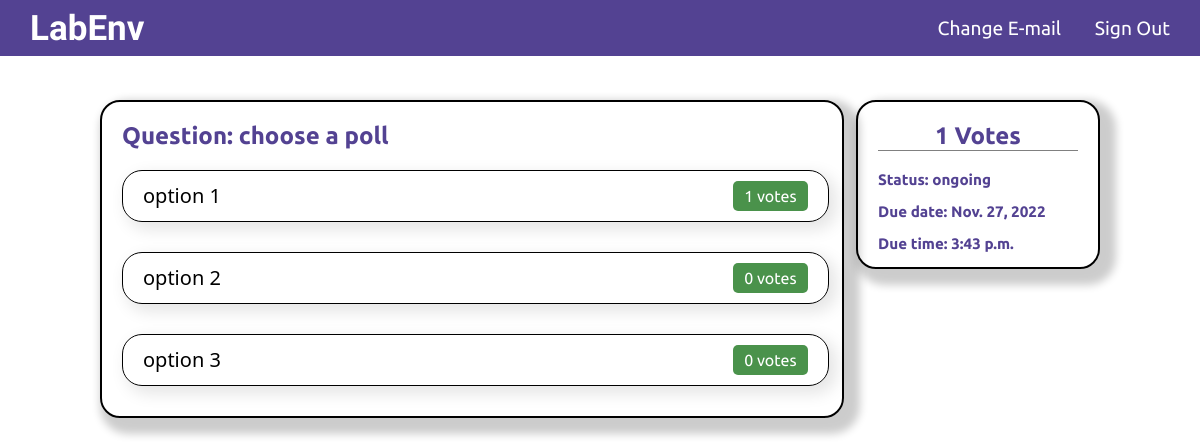
Page /lab/question/53 (signed in) on the committed database.
### lab/models.py (models this page shows)
class Poll(models.Model):
    assignment_in = models.OneToOneField(Assignment,on_delete=models.CASCADE,default=False)
    question = models.TextField(max_length=500)
    option_one = models.CharField(max_length=30,blank=True)
    option_two = models.CharField(max_length=30,blank=True)
    option_three = models.CharField(max_length=30,blank=True)
    option_four = models.CharField(max_length=30,blank=True)
    option_five = models.CharField(max_length=30,blank=True)
    option_one_count = models.IntegerField(default=-1)
    option_two_count = models.IntegerField(default=-1)
    option_three_count = models.IntegerField(default=-1)
    option_four_count = models.IntegerField(default=-1)
    option_five_count = models.IntegerField(default=-1)

class Assignment(models.Model):
    class_in = models.ForeignKey(ClassRoom,on_delete=models.CASCADE)
    type = models.CharField(max_length=100,default="Question")
    created = models.DateTimeField(auto_now_add=True)
    updated = models.DateTimeField(auto_now=True)
    due_date = models.DateField(blank=True)
    due_time = models.TimeField(default=False,blank=True)
    status = models.CharField(default='ongoing',max_length=20)
    question = models.TextField(max_length=500)
    class Meta:
        ordering = ['-created']

### lab/views.py (the view, shortened to what this page needs)
# urls.py: path('question/<str:pk>', views.question, name='question'),
@login_required(login_url='/accounts/login')
def question(request,pk):
    assignment = Assignment.objects.get(id=pk)
    answers = assignment.answer_set.all()
    can_edit_marks = True if request.user == assignment.class_in.host else False
    poll=None
    voters=[]
    code = ""
    marks = 0
    if assignment.type == 'poll':
        poll = assignment.poll
        voters = poll.voter_set.all()
    form = add_answer_form()
    vote_list = []
    for voter in voters:
        vote_list.append(voter.voter)
    return render(request, 'lab/question.html',{'assignment':assignment,'form':form,'answers':answers,'poll':poll,"voters":vote_list,"voters_":voters})

### templates/lab/question.html (shortened to what this page needs)
{% extends "account/base.html" %}
{% load static %}
{% block content %}
<div class='answers'>
    <div class='answer_div'>
        {% if assignment.type|lower == "poll"|lower %}
        <div class="answer_area">
            <h2 class='heading'>Question: {{ poll.question }}</h2>
                {% if user not in voters and assignment.status|lower == "ongoing"|lower and user != assignment.class_in.host %}
                    <form method="post" action="{% url 'vote' pk=poll.id %}" class="loginform">
                        {% csrf_token %}
                        {% if poll.option_one %}
                            <div class="vote">
                                <input type="radio" name="poll" value="option1">
                                <label class="poll_label">
                                    {{ poll.option_one }}
                                </label>
                            </div>
                        {% endif %}
                        {% if poll.option_two %}
                            <div class="vote">
                                <input type="radio" name="poll" value="option2">
                                <label class="poll_label">
                                    {{ poll.option_two }}
                                </label>
                            </div>
                        {% endif %}
                        {% if poll.option_three %}
                            <div class="vote">
                                <input type="radio" name="poll" value="option3">
                                <label class="poll_label">
                                    {{ poll.option_three }}
                                </label>
                            </div>
                        {% endif %}
                        {% if poll.option_four %}
                            <div class="vote">
                                <input type="radio" name="poll" value="option4">
                                <label class="poll_label">
                                    {{ poll.option_four }}
                                </label>
                            </div>
                        {% endif %}
                        {% if poll.option_five %}
                            <div class="vote">
                                <input type="radio" name="poll" value="option5">
                                <label class="poll_label">
                                    {{ poll.option_five }}
                                </label>
                            </div>
                        {% endif %}
                        <button type='submit' ><span>Vote</span></button>
                    </form>
                {% else %}
                    <div class="votes">
                        {% if poll.option_one %}
                            <div class="vote">
                                <label class="poll_label">
                                    {{ poll.option_one }}
                                </label>
                                <p>
                                    {{poll.option_one_count}} votes
                                </p>
                            </div>
                        {% endif %}
                        {% if poll.option_two %}
                            <div class="vote">
                                <label class="poll_label">
                                    {{ poll.option_two }}
                                </label>
                                <p>
                                    {{poll.option_two_count}} votes
                                </p>
                            </div>
                        {% endif %}
                        {% if poll.option_three %}
                            <div class="vote">
                                <label class="poll_label">
                                    {{ poll.option_three }}
                                </label>
                                <p>
                                    {{poll.option_three_count}} votes
                                </p>
                            </div>
                        {% endif %}
                    </div>
                {% endif %}
            </div>
        {% endif %}
        {% if assignment.type|lower == "poll"|lower %}
        <div class='answer_desc'>
            <h2 class='heading'>{{voters_.count}} Votes</h2>
            <div>
                <h3>Status: {{ assignment.status }}</h3>
                <h3>Due date: {{ assignment.due_date }}</h3>
                <h3>Due time: {{ assignment.due_time }}</h3>
            </div>
        </div>
        {% endif %}
    </div>
</div>
{% endblock %}

### assets/accounts/styles.css (style rules this page uses)
body { margin: 0; margin-top: 55px; background-color: white; font-family: 'Ubuntu', sans-serif; }
.heading { color: #534292; font-size: x-large; font-family: 'Ubuntu', sans-serif; }
.answer_div { display: flex; flex-direction: row; height: auto; margin: 100px 100px 30px 100px; justify-content: space-between; }
.answer_area, .answer_desc { border: 2px solid black; border-radius: 20px; padding: 0 20px 0 20px; box-shadow: 8px 8px 8px 8px rgba(0, 0, 0, 0.2); }
.answer_area { width: 70%; display: flex; flex-direction: column; }
.answer_desc { height: 26%; width: 20%; }
.answer_desc > h2 { text-align: center; border-bottom: 1px solid grey; }
.answer_desc > div { justify-content: space-evenly; color: #534292; font-size: small; font-family: 'Ubuntu', sans-serif; }
.vote { width: 95%; display: flex; justify-content: space-between; border: 1px solid black; border-radius: 20px; padding: 0 20px 0 20px; box-shadow: 6px 6px 16px 2px rgba(0, 0, 0, 0.1); margin-bottom: 30px; height: 50px; align-items: center; }
.poll_label { font-family: 'Segoe UI', Tahoma, Geneva, Verdana, sans-serif; font-size: 20px; }
.vote > p { background-color: #4a924b; width: 75px; display: flex; height: 30px; text-align: center; align-items: center; border-radius: 5px; color: white; justify-content: center; }

### rows in the picture
Poll: question "choose a poll", option_one "option 1", option_one_count "1", option_two "option 2", option_two_count "0", option_three "option 3", option_three_count "0"
Assignment: status "ongoing", due_date "Nov. 27, 2022", due_time "3:43 p.m."

### other values in the picture
{{ voters_.count }} "1"
